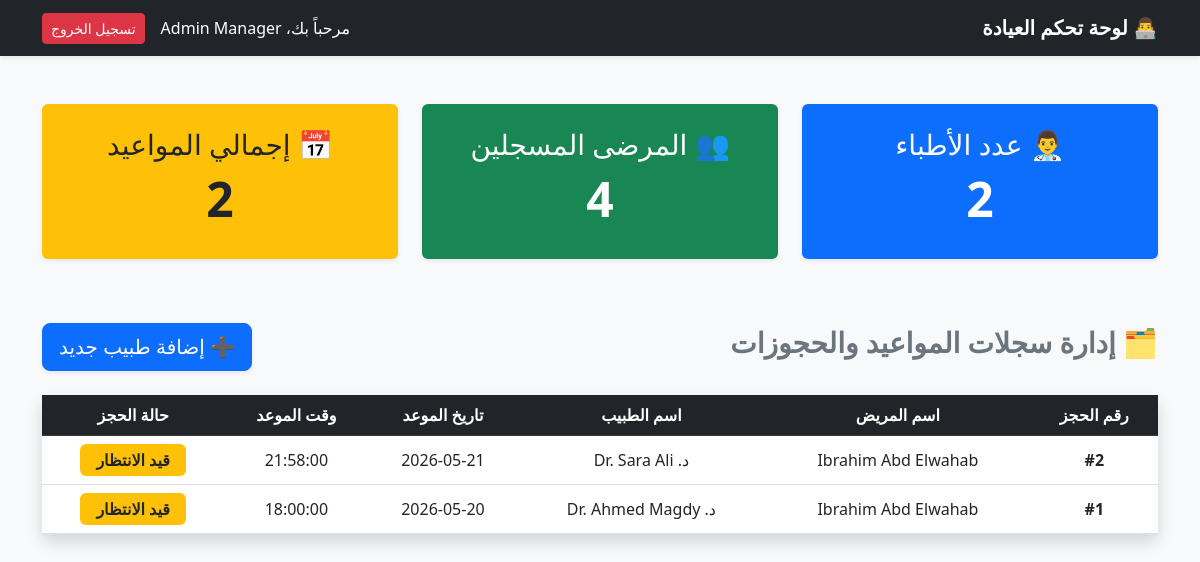
/admin/index.php (signed in), run on the app's committed database.
### tables this page shows
CREATE TABLE `appointments` (
  `id` int(11) NOT NULL,
  `patient_id` int(11) NOT NULL,
  `doctor_id` int(11) NOT NULL,
  `appointment_date` date NOT NULL,
  `appointment_time` time NOT NULL,
  `status` enum('pending','confirmed','cancelled') DEFAULT 'pending'
);

CREATE TABLE `users` (
  `id` int(11) NOT NULL,
  `full_name` varchar(100) NOT NULL,
  `email` varchar(100) NOT NULL,
  `password` varchar(255) NOT NULL,
  `phone` varchar(20) NOT NULL,
  `role` enum('patient','admin') DEFAULT 'patient'
);

CREATE TABLE `doctors` (
  `id` int(11) NOT NULL,
  `doctor_name` varchar(100) NOT NULL,
  `specialty` varchar(100) NOT NULL,
  `image_url` varchar(255) DEFAULT NULL,
  `consultation_fee` decimal(10,2) NOT NULL
);

### admin/index.php (the view, shortened to what this page needs)
<?php
global $connection;
$count_docs = mysqli_fetch_assoc(mysqli_query($connection, "SELECT COUNT(*) as total FROM `doctors`"))['total'];
$count_patients = mysqli_fetch_assoc(mysqli_query($connection, "SELECT COUNT(*) as total FROM `users` WHERE role='patient'"))['total'];
$count_appoin = mysqli_fetch_assoc(mysqli_query($connection, "SELECT COUNT(*) as total FROM `appointments`"))['total'];
$query = "SELECT appointments.*, users.full_name as patient_name, doctors.doctor_name
          FROM `appointments`
          JOIN `users` ON appointments.patient_id = users.id
          JOIN `doctors` ON appointments.doctor_id = doctors.id
          ORDER BY appointments.id DESC";
$appointments_result = mysqli_query($connection, $query);
?>
<!DOCTYPE html>
<html lang="ar" dir="rtl">
<head>
    <link href="https://cdn.jsdelivr.net/npm/bootstrap@5.3.0/dist/css/bootstrap.rtl.min.css" rel="stylesheet">
</head>
<body class="bg-light">
    <nav class="navbar navbar-expand-lg navbar-dark bg-dark shadow-sm">
        <div class="container">
            <a class="navbar-brand fw-bold" href="#">👨‍💻 لوحة تحكم العيادة</a>
            <div class="d-flex align-items-center">
                <span class="text-white me-3">مرحباً بك، <?= htmlspecialchars($_SESSION['user_name']); ?></span>
                <a href="../logout.php" class="btn btn-danger btn-sm">تسجيل الخروج</a>
            </div>
        </div>
    </nav>
    <div class="container mt-5">
        <div class="row text-center mb-5">
            <div class="col-md-4 mb-3">
                <div class="card bg-primary text-white border-0 shadow-sm">
                    <div class="card-body p-4">
                        <h3>👨‍⚕️ عدد الأطباء</h3>
                        <h2 class="display-5 fw-bold"><?= $count_docs; ?></h2>
                    </div>
                </div>
            </div>
            <div class="col-md-4 mb-3">
                <div class="card bg-success text-white border-0 shadow-sm">
                    <div class="card-body p-4">
                        <h3>👥 المرضى المسجلين</h3>
                        <h2 class="display-5 fw-bold"><?= $count_patients; ?></h2>
                    </div>
                </div>
            </div>
            <div class="col-md-4 mb-3">
                <div class="card bg-warning text-dark border-0 shadow-sm">
                    <div class="card-body p-4">
                        <h3>📅 إجمالي المواعيد</h3>
                        <h2 class="display-5 fw-bold"><?= $count_appoin; ?></h2>
                    </div>
                </div>
            </div>
        </div>
        <div class="d-flex justify-content-between align-items-center mb-4">
            <h3 class="fw-bold text-secondary">🗂️ إدارة سجلات المواعيد والحجوزات</h3>
            <a href="addDoctor.php" class="btn btn-primary btn-lg shadow-sm">➕ إضافة طبيب جديد</a>
        </div>
        <div class="card shadow border-0 mb-5">
            <div class="card-body p-0">
                <div class="table-responsive">
                    <table class="table table-hover align-middle mb-0 text-center">
                        <thead class="table-dark">
                            <tr>
                                <th>رقم الحجز</th>
                                <th>اسم المريض</th>
                                <th>اسم الطبيب</th>
                                <th>تاريخ الموعد</th>
                                <th>وقت الموعد</th>
                                <th>حالة الحجز</th>
                            </tr>
                        </thead>
                        <tbody>
                            <?php if (mysqli_num_rows($appointments_result) > 0): ?>
                                <?php while ($row = mysqli_fetch_assoc($appointments_result)): ?>
                                    <tr>
                                        <td><strong>#<?= $row['id']; ?></strong></td>
                                        <td><?= htmlspecialchars($row['patient_name']); ?></td>
                                        <td>د. <?= htmlspecialchars($row['doctor_name']); ?></td>
                                        <td><?= $row['appointment_date']; ?></td>
                                        <td><?= $row['appointment_time']; ?></td>
                                        <td>
                                            <?php if ($row['status'] == 'pending'): ?>
                                                <span class="badge bg-warning text-dark px-3 py-2 fs-6">قيد الانتظار</span>
                                            <?php else: ?>
                                                <span class="badge bg-success px-3 py-2 fs-6">مؤكد</span>
                                            <?php endif; ?>
                                        </td>
                                    </tr>
                                <?php endwhile; ?>
                            <?php else: ?>
                                <tr>
                                    <td colspan="6" class="p-4 text-muted">لا توجد أي سجلات حجوزات حالية داخل قاعدة بيانات نظام العيادة.</td>
                                </tr>
                            <?php endif; ?>
                        </tbody>
                    </table>
                </div>
            </div>
        </div>
    </div>
</body>
</html>

### data on the page
appointments: id "2", patient.full_name "Ibrahim Abd Elwahab", doctor.doctor_name "Dr. Sara Ali", appointment_date "2026-05-21", appointment_time "21:58:00", status "قيد الانتظار"
appointments: id "1", patient.full_name "Ibrahim Abd Elwahab", doctor.doctor_name "Dr. Ahmed Magdy", appointment_date "2026-05-20", appointment_time "18:00:00", status "قيد الانتظار"

### other printed values
$_SESSION['user_name'] "Admin Manager"
$count_docs "2"
$count_patients "4"
$count_appoin "2"
